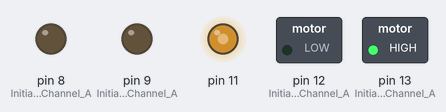
A sketch run on a simulated Arduino Uno, built with avr-gcc and run on an emulated ATmega328P. Shown: switched loads named in the sketch (green lamp = pin HIGH), output pins drawn as LEDs (lit = HIGH).

Above: at 0.1 s.
Timing chart, 0 to 1.6 s (numbered marks = the images above):
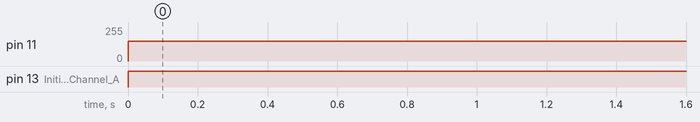

The sketch:

sketch_mar01a.ino
```cpp
/*************************************************************
Motor Shield 2-Channel DC Motor Demo
by Randy Sarafan

For more information see:
https://www.instructables.com/id/Arduino-Motor-Shield-Tutorial/

*************************************************************/

void setup() {

  //Setup Channel A
  pinMode(12, OUTPUT); //Initiates Motor Channel A pin
  pinMode(9, OUTPUT); //Initiates Brake Channel A pin

  //Setup Channel B
  pinMode(13, OUTPUT); //Initiates Motor Channel A pin
  pinMode(8, OUTPUT);  //Initiates Brake Channel A pin

}

void loop(){


//  //Motor A forward @ full speed
//  digitalWrite(12, HIGH); //Establishes forward direction of Channel A
//  digitalWrite(9, LOW);   //Disengage the Brake for Channel A
//  analogWrite(3, 255);   //Spins the motor on Channel A at full speed
//
//  //Motor B backward @ half speed
//  digitalWrite(13, LOW);  //Establishes backward direction of Channel B
//  digitalWrite(8, LOW);   //Disengage the Brake for Channel B
//  analogWrite(11, 123);    //Spins the motor on Channel B at half speed
//
////
//  delay(3000);
//
//
//
//  delay(1000);
//
//
//  //Motor A forward @ full speed
//  digitalWrite(12, HIGH);  //Establishes backward direction of Channel A
//  digitalWrite(9, LOW);   //Disengage the Brake for Channel A
//  analogWrite(3, 255);    //Spins the motor on Channel A at half speed

  //Motor B forward @ full speed
  digitalWrite(13, HIGH); //Establishes forward direction of Channel B
  digitalWrite(8, LOW);   //Disengage the Brake for Channel B
  analogWrite(11, 150);   //Spins the motor on Channel B at full speed

//
//  delay(3000);
//
//
//  digitalWrite(9, HIGH);  //Engage the Brake for Channel A
//  digitalWrite(9, HIGH);  //Engage the Brake for Channel B
//
//
//  delay(1000);

}
```

Measured:
- by itself, pin 11: 0/255 → 150/255 at 0.00 s
- by itself, pin 13 (Initiates_Motor_Channel_A): LOW → HIGH at 0.00 s
